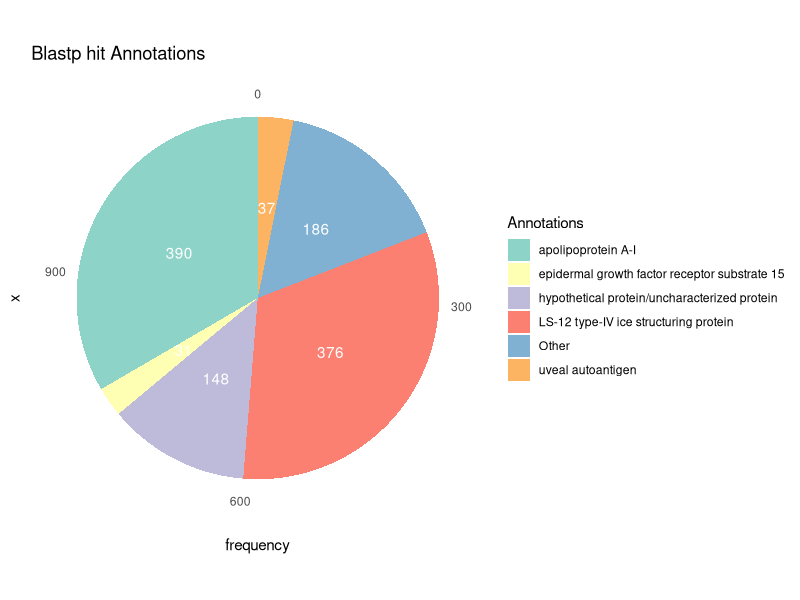

Write the R code that produced this figure.
library(tidyverse)
library(RColorBrewer)

# Read csv
df <- read.csv("psi-blast_annotations.csv")

# Find the top 6 annotations by frequency
top_annotations <- head(names(sort(table(df$annotation), decreasing = TRUE)), 5)

# Filter the data frame to include only the top annotations
df_top <- df %>%
  filter(annotation %in% top_annotations) %>%
  group_by(annotation) %>%
  summarize(frequency = n())




# Create a data frame for other annotations
df_other <- df %>%
  filter(!(annotation %in% top_annotations)) %>%
  summarize(frequency = n()) %>%
  mutate(annotation = "Other")

# Combine top annotations and "Other" into a single data frame
df_combined <- bind_rows(df_top, df_other)

# Generate a color palette for each annotation
annotation_colors <- brewer.pal(length(unique(df_combined$annotation)), "Set3")

# Create a pie chart with annotations and pointers
ggplot(df_combined, aes(x = "", y = frequency, fill = annotation)) +
  geom_bar(stat = "identity", width = 1) +
  coord_polar(theta = "y") +
  geom_text(aes(label = frequency), position = position_stack(vjust = 0.5), color = "white") +
  scale_fill_manual(values = setNames(annotation_colors, levels(df_combined$annotation))) +
  labs(title = "Blastp hit Annotations", 
       fill = "Annotations") +
  theme_minimal() +
  theme(legend.position = "right", axis.text.y = element_blank(), axis.ticks = element_blank(), panel.grid = element_blank())

